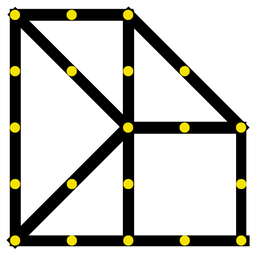
#> input picture final.png, 256 x 256 px, shrunk from 500 x 500 before the run
$ python temp.py
#> lines starting #> are read from the running program, lines starting #| are printed output that depends on the picture
import numpy as np
import cv2
import open3d as o3d
import matplotlib.pyplot as plt
from matplotlib.patches import Circle
from queue import PriorityQueue

def generate_heightmap(image_path, scale_factor=10):
    # Load the image
#> called with image_path = 'final.png', scale_factor = 10
    img = cv2.imread(image_path, cv2.IMREAD_COLOR)
#> img is the input picture: shape (256, 256, 3); mean B, G, R 191.8, 197.5, 198

    # Get dimensions of the image
    height, width, _ = img.shape
#> height = 256; width = 256

    # Scale the z-coordinate based on image intensity
    z = cv2.cvtColor(img, cv2.COLOR_BGR2GRAY) / 255 * scale_factor
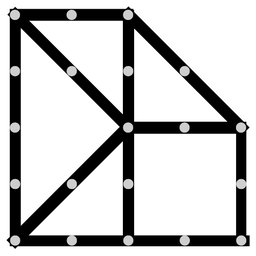
#> z: shape (256, 256) float64; min 0, max 10, mean 7.73; drawn with min black and max white

    return z, img

def is_user(color, threshold=0.1, red=0.9):
    r, g, b = color
    return r > red and g < threshold and b < threshold

def is_door(color, threshold=0.1, green=0.9):
    r, g, b = color
    return r < threshold and g > green and b < threshold

def is_obstacles(color, threshold=0.1,blue=0.9):
    r, g, b = color
    return r < threshold and g < threshold and b > blue

def is_path(color, threshold=0.1):
    r, g, b = color
    return r < threshold and g < threshold and b < threshold
def is_corner(color, threshold=0.1, green=0.8,blue=0.9):
    r, g, b = color
    return r < threshold and g > green and b > blue
# Perform Dijkstra's algorithm to find the shortest path
def dijkstra(graph, start, end):
    queue = PriorityQueue()
    queue.put((0, start))
    distances = {node: float('inf') for node in graph}
    distances[start] = 0
    path = {}

    while not queue.empty():
        current_distance, current_node = queue.get()

        if current_node == end:
            break

        for neighbor, weight in graph[current_node].items():
            distance = current_distance + weight
            if distance < distances[neighbor]:
                distances[neighbor] = distance
                queue.put((distance, neighbor))
                path[neighbor] = current_node

    shortest_path = []
    current_node = end
    while current_node != start:
        shortest_path.append(current_node)
        current_node = path[current_node]
    shortest_path.append(start)
    shortest_path.reverse()

    return shortest_path

# Example usage
image_path = 'final.png'
# original_image ='final.png'
z, elementImage = generate_heightmap(image_path)
# original_img = cv2.imread(original_image, cv2.IMREAD_COLOR)

# path_color = np.array([0, 0, 0])  # Black color for path
# bg_color = np.array([1, 1, 1])
graph = {}

# Create a point cloud
points = []
colors = []

# Trace the color and create points and colors
for i in range(z.shape[0]):
    for j in range(z.shape[1]):
        # for path and door
        elementsColor = elementImage[i, j] / 255
        # for users and general
        # color = original_img[i, j] / 255

        if is_path(elementsColor):
            points.append([i, j, z[i, j]])
            colors.append(elementsColor)
        elif is_obstacles(elementsColor):
            points.append([i, j, z[i, j]])
            colors.append(elementsColor)
        elif is_corner(elementsColor):
            points.append([i, j, z[i, j]])
            colors.append(elementsColor)
        elif is_door(elementsColor):
            points.append([i, j, z[i, j]])
            colors.append(elementsColor)
        elif is_user(elementsColor):
            points.append([i, j, z[i, j]])
            colors.append(elementsColor)
        else:
            points.append([i, j, z[i, j]])
            colors.append(elementsColor)

# Convert lists to NumPy arrays
points = np.array(points)
colors = np.array(colors)
np.savetxt('points_3d.txt', points, fmt='%f')
# Create point cloud
point_cloud = o3d.geometry.PointCloud()
point_cloud.points = o3d.utility.Vector3dVector(points)
point_cloud.colors = o3d.utility.Vector3dVector(colors)

# Show the point cloud and start interactive editing
o3d.visualization.draw_geometries_with_editing([point_cloud])
